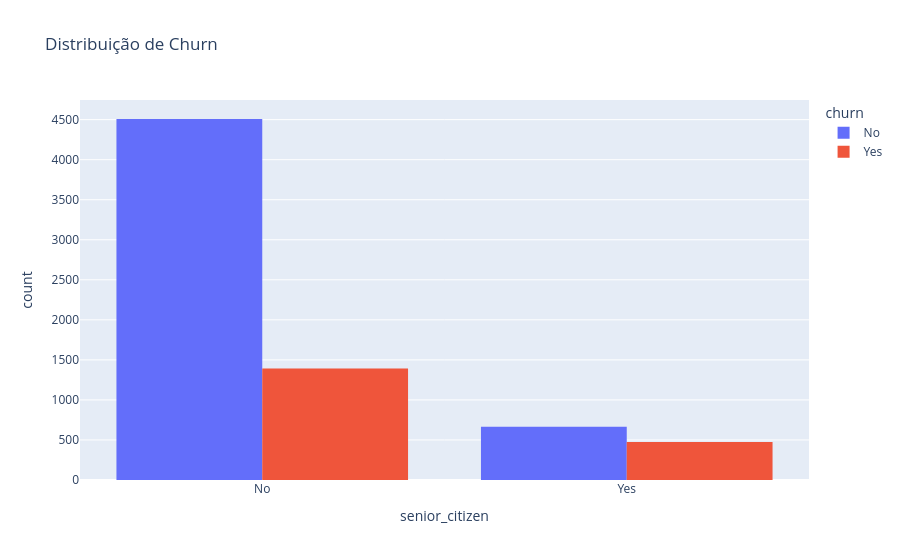

Notebook code for this chart:
### Code cell
df = df.copy()
df['feature_citizen'] = df['senior_citizen']
df['senior_citizen'] = df['senior_citizen'].map({0: 'No', 1: 'Yes'})
px.histogram(df, x='senior_citizen', color='churn', barmode= 'group' , title='Distribuição de Churn')

### Figure 1 — Plotly figure (JSON) as saved in the notebook; plotly's stock layout.template omitted (floating-point values rounded to 4 significant figures; data arrays with more than 128 entries replaced by an {"elided": "..."} marker saying what was removed)
{"data": [{"alignmentgroup": "True", "bingroup": "x", "hovertemplate": "churn=No<br>senior_citizen=%{x}<br>count=%{y}<extra></extra>", "legendgroup": "No", "marker": {"color": "#636efa", "pattern": {"shape": ""}}, "name": "No", "offsetgroup": "No", "orientation": "v", "showlegend": true, "type": "histogram", "x": {"elided": "5174 str values"}, "xaxis": "x", "yaxis": "y"}, {"alignmentgroup": "True", "bingroup": "x", "hovertemplate": "churn=Yes<br>senior_citizen=%{x}<br>count=%{y}<extra></extra>", "legendgroup": "Yes", "marker": {"color": "#EF553B", "pattern": {"shape": ""}}, "name": "Yes", "offsetgroup": "Yes", "orientation": "v", "showlegend": true, "type": "histogram", "x": {"elided": "1869 str values"}, "xaxis": "x", "yaxis": "y"}], "layout": {"barmode": "group", "legend": {"title": {"text": "churn"}, "tracegroupgap": 0}, "title": {"text": "Distribuição de Churn"}, "xaxis": {"anchor": "y", "domain": [0, 1], "title": {"text": "senior_citizen"}}, "yaxis": {"anchor": "x", "domain": [0, 1], "title": {"text": "count"}}}}
